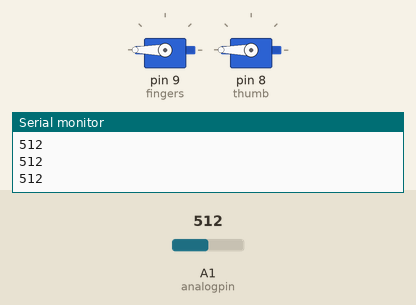
Recording of a sketch running on a simulated Arduino Uno, built with avr-gcc and run on an emulated ATmega328P. On the bench: 2 × servo, the last lines printed to the serial monitor. Inputs (shaded band) come from the test bench; at power-on: A1 (analogpin) = 512.

Above: at 1.2 s.
1.3 s: A1 (analogpin) set to 534
2.8 s: A1 (analogpin) set to 559
At 4.0 s:
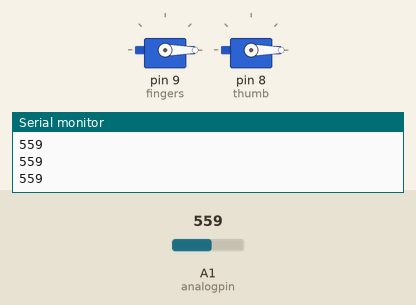
4.3 s: A1 (analogpin) set to 540
At 5.4 s:
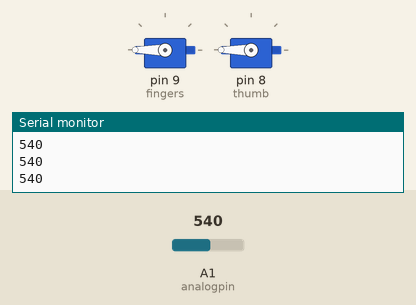
5.8 s: A1 (analogpin) set to 560
At 6.7 s:
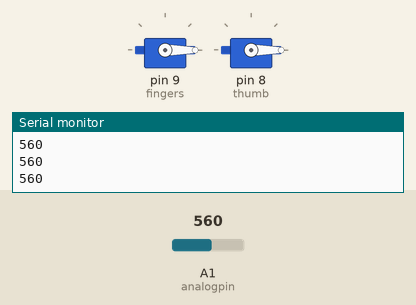
Timing chart, 0 to 8.3 s (numbered marks = the images above; inputs shaded):
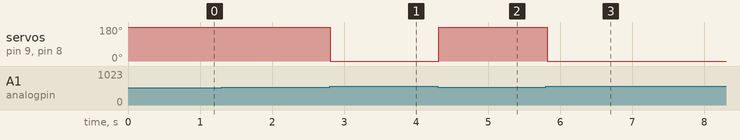

Measured:
- the behaviour switches between 549 and 550 on A1 (analogpin) (found by bisection; images 0 and 1)
- after the input at 2.8 s, servo on pin 9 (fingers), servo on pin 8 (thumb): 180° → 0° at once
- after the input at 4.3 s, servo on pin 9 (fingers), servo on pin 8 (thumb): 0° → 180° at once
- after the input at 5.8 s, servo on pin 9 (fingers), servo on pin 8 (thumb): 180° → 0° at once

The sketch:

MuscleServo.ino
```cpp
#include <Servo.h>

Servo thumb, fingers;

int analogpin = A1;
int val = 0;
  void setup()
  {
    pinMode(10,INPUT); // Assign Pin As Input
    pinMode(11,INPUT); // Assign Pin As Input
    fingers.attach(9);  //Attach the servo for the four fingers to pin9
    thumb.attach(8);   // Attach the servo for the thumb to pin 8
    Serial.begin(9600);  // this is for serial moniter to see the muscle sensor value you're getting
  }
  void loop()
{
  val = analogRead(analogpin); //muscle sensor connected to pin A1 being stated as val
  Serial.println(val);
  if( val < 550) //if you flex and the sensor value is greater than 550 then close servos--adjust this value to your muscle sensor value
  {
    thumb.write(180);
    fingers.write(180);
    delay(100);
  }
else{
    thumb.write(-180);
    fingers.write(-180);
    delay(100);
  }
}
```
